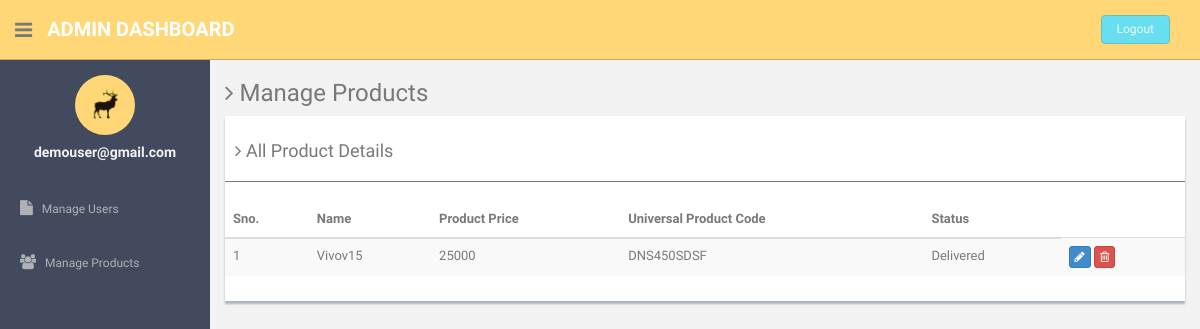
/admin/manage-products.php (signed in), run on the app's committed database.
### tables this page shows
CREATE TABLE IF NOT EXISTS `products` (
`id` int(11) NOT NULL,
  `name` varchar(50) NOT NULL,
  `price` int(50) NOT NULL,
  `upc` varchar(50) NOT NULL,
  `status` varchar(50) NOT NULL
);

### admin/manage-products.php (the view, shortened to what this page needs)
<?php
include'dbconnection.php';
if (strlen($_SESSION['id']==0)) {
  header('location:logout.php');
  } else{
?><!DOCTYPE html>
<html lang="en">
  <head>
    <link href="assets/css/bootstrap.css" rel="stylesheet">
    <link href="assets/font-awesome/css/font-awesome.css" rel="stylesheet" />
    <link href="assets/css/style.css" rel="stylesheet">
    <link href="assets/css/style-responsive.css" rel="stylesheet">
  </head>
  <body>
  <section id="container" >
      <header class="header black-bg">
              <div class="sidebar-toggle-box">
                  <div class="fa fa-bars tooltips" data-placement="right" data-original-title="Toggle Navigation"></div>
              </div>
            <a href="#" class="logo"><b>Admin Dashboard</b></a>
            <div class="top-menu">
            	<ul class="nav pull-right top-menu">
                    <li><a class="logout" href="logout.php">Logout</a></li>
            	</ul>
            </div>
        </header>
      <aside>
          <div id="sidebar"  class="nav-collapse ">
              <ul class="sidebar-menu" id="nav-accordion">
              	  <p class="centered"><a href="#"><img src="assets/img/ui-sam.jpg" class="img-circle" width="60"></a></p>
              	  <h5 class="centered"><?php echo $_SESSION['login'];?></h5>
                  <li class="mt">
                      <a href="manage-users.php">
                          <i class="fa fa-file"></i>
                          <span>Manage Users</span>
                      </a>
                  </li>
                  <li class="sub-menu">
                      <a href="manage-users.php" >
                          <i class="fa fa-users"></i>
                          <span>Manage Products</span>
                      </a>
                  </li>
              </ul>
          </div>
      </aside>
      <section id="main-content">
          <section class="wrapper">
          	<h3><i class="fa fa-angle-right"></i> Manage Products</h3>
				<div class="row">
                  <div class="col-md-12">
                      <div class="content-panel">
                          <table class="table table-striped table-advance table-hover">
	                  	  	  <h4><i class="fa fa-angle-right"></i> All Product Details </h4>
	                  	  	  <hr>
                              <thead>
                              <tr>
                                  <th>Sno.</th>
                                  <th class="hidden-phone">Name</th>
                                  <th> Product Price</th>
                                  <th> Universal Product Code</th>
                                  <th>Status</th>
                              </tr>
                              </thead>
                              <tbody>
                              <?php $ret=mysqli_query($con,"select * from products");
							  $cnt=1;
							  while($row=mysqli_fetch_array($ret))
							  {?>
                              <tr>
                              <td><?php echo $cnt;?></td>
                                  <td><?php echo $row['name'];?></td>
                                  <td><?php echo $row['price'];?></td>
                                  <td><?php echo $row['upc'];?></td>
                                  <td><?php echo $row['status'];?></td>
                                  <td>
                                     <a href="update-profile.php?uid=<?php echo $row['id'];?>">
                                     <button class="btn btn-primary btn-xs"><i class="fa fa-pencil"></i></button></a>
                                     <a href="update-products.php?id=<?php echo $row['id'];?>">
                                     <button class="btn btn-danger btn-xs" onClick="return confirm('Do you really want to delete');"><i class="fa fa-trash-o "></i></button></a>
                                  </td>
                              </tr>
                              <?php $cnt=$cnt+1; }?>
                              </tbody>
                          </table>
                      </div>
                  </div>
              </div>
		</section>
      </section
  ></section>
  </body>
</html>
<?php } ?>

### admin/assets/css/style.css (style rules this page uses)
body { color: #797979; background: #f2f2f2; font-family: 'Ruda', sans-serif; padding: 0px !important; margin: 0px !important; font-size:13px; }
ul li { list-style: none; }
a, a:hover, a:focus { text-decoration: none; outline: none; }
#container { width: 100%; height: 100%; }
hr { margin-top: 20px; margin-bottom: 20px; border: 0; border-top: 1px solid #797979; }
.centered { text-align: center; }
.mt { margin-top: 25px; }
ul.top-menu > li > .logout { color: #f2f2f2; font-size: 12px; border-radius: 4px; -webkit-border-radius: 4px; border: 1px solid #64c3c2 !important; padding: 5px 15px; margin-right: 15px; background: #68dff0; margin-top: 15px; }
#sidebar { width: 210px; height: 100%; position: fixed; background: #424a5d; }
#sidebar h5 { color: #f2f2f2; font-weight: 700; }
#sidebar ul li { position: relative; }
ul.sidebar-menu , ul.sidebar-menu li ul.sub { margin: -2px 0 0; padding: 0; }
ul.sidebar-menu { margin-top: 75px; }
ul.sidebar-menu li { margin-bottom: 5px; margin-left:10px; margin-right:10px; }
ul.sidebar-menu li.sub-menu { line-height: 15px; }
ul.sidebar-menu li a span { display: inline-block; }
ul.sidebar-menu li a { color: #aeb2b7; text-decoration: none; display: block; padding: 15px 0 15px 10px; font-size: 12px; outline: none; -webkit-transition: all 0.3s ease; -moz-transition: all 0.3s ease; -o-transition: all 0.3s ease; -ms-transition: all 0.3s ease; transition: all 0.3s ease; }
ul.sidebar-menu li a i { font-size: 15px; padding-right: 6px; }
#main-content { margin-left: 210px; }
.header, .footer { min-height: 60px; padding: 0 15px; }
.header { position: fixed; left: 0; right: 0; z-index: 1002; }
.black-bg { background: #ffd777; border-bottom: 1px solid #c9aa5f; }
.wrapper { display: inline-block; margin-top: 60px; padding-left: 15px; padding-right: 15px; padding-bottom: 15px; padding-top: 0px; width: 100%; }
a.logo { font-size: 20px; color: #ffffff; float: left; margin-top: 15px; text-transform: uppercase; }
a.logo b { font-weight: 900; }
#top_menu .nav > li, ul.top-menu > li { float: left; }
ul.top-menu > li > a { color: #666666; font-size: 16px; border-radius: 4px; -webkit-border-radius: 4px; border:1px solid #666666 !important; padding: 2px 6px; margin-right: 15px; }
.sidebar-toggle-box { float: left; padding-right: 15px; margin-top: 20px; }
.sidebar-toggle-box .fa-bars { cursor: pointer; display: inline-block; font-size: 20px; }
.content-panel { background: #ffffff; box-shadow: 0px 3px 2px #aab2bd; padding-top: 15px; padding-bottom: 5px; }
.content-panel h4 { margin-left: 10px; }

### data on the page
products: name "Vivov15", price "25000", upc "DNS450SDSF", status "Delivered"

### other printed values
$_SESSION['login'] "demouser@gmail.com"
